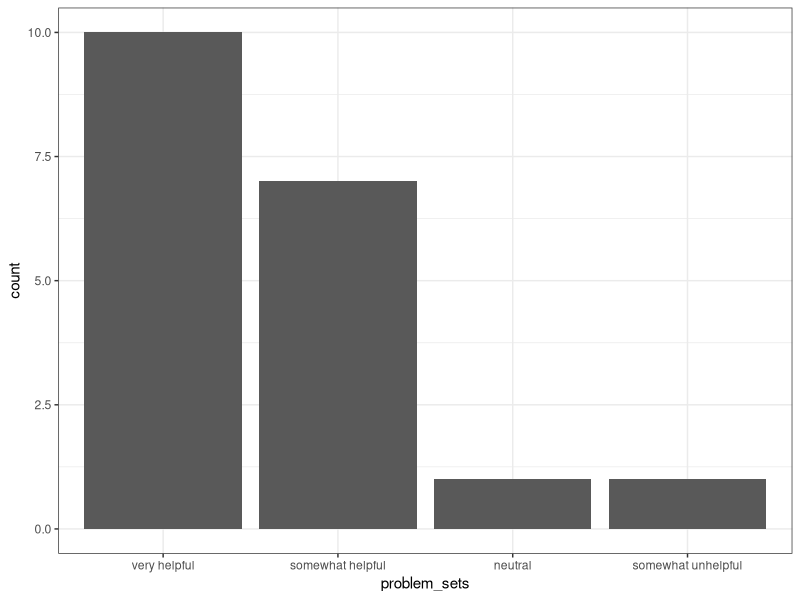
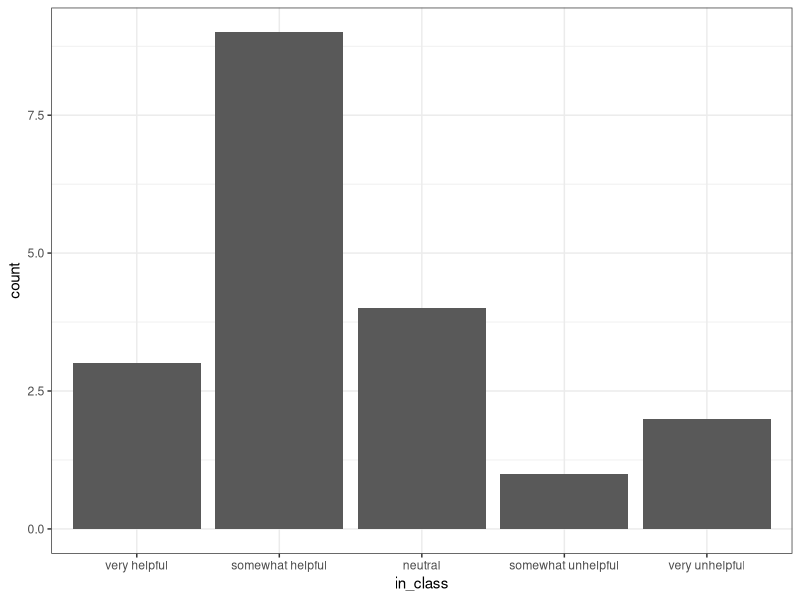
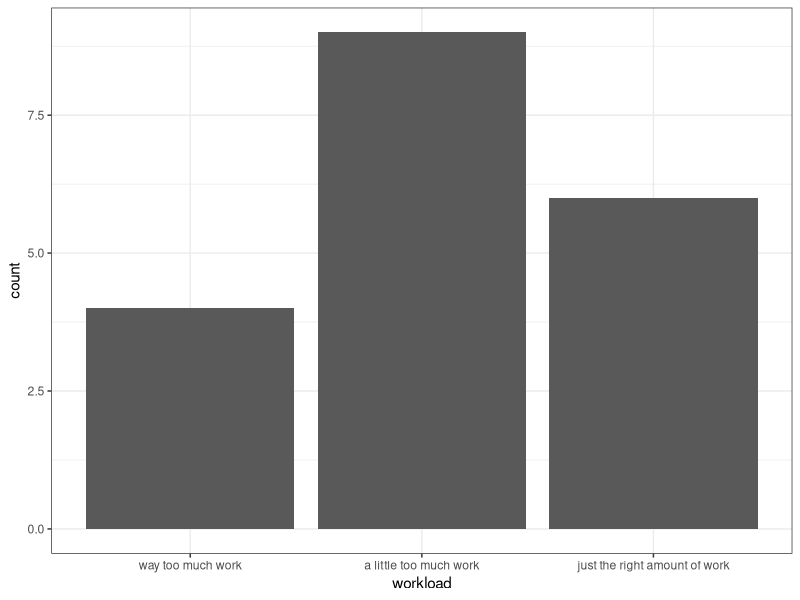
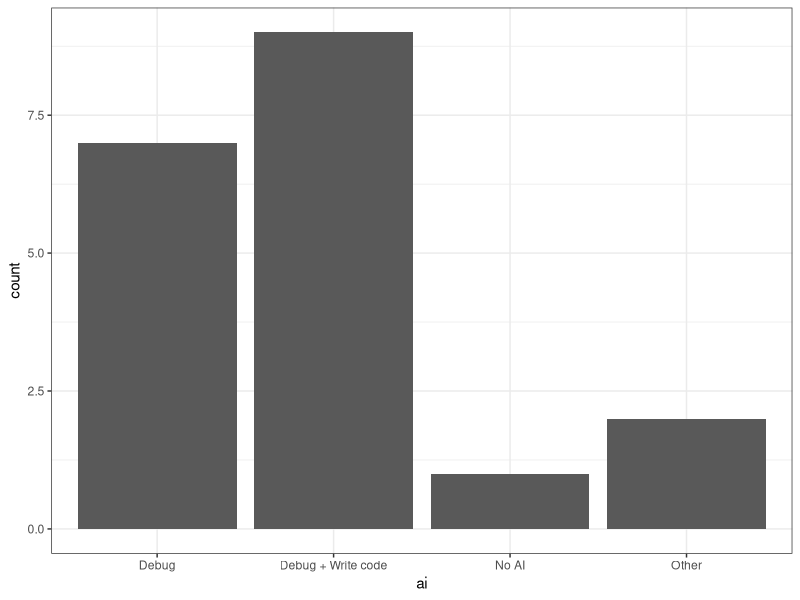

Here is the R script that generated these plots, in order:
## ---- chunk 1
#| include: false
#| warning: false
#| message: false

knitr::opts_chunk$set(echo = TRUE, warning = FALSE, message = FALSE,
                      fig.retina = 3, fig.align = 'center',
                      fig.asp = 0.75, fig.width = 8)
library(knitr)
library(tidyverse)
# 
# options(htmltools.preserve.raw = FALSE)
theme_update(text = element_text(size = 20))
## ---- chunk 2
library(tidyverse)
dat <- read_csv("data/Math 241_ Check-in (Responses) - Form Responses 1.csv") %>%
  rename(
     problem_sets = `Problem sets for this course have been ________ for my learning`,
     in_class = `In class activities for this course have been ________ for my learning`,
     workload = `How has the workload been for the course so far?`,
     classtime = `I wish we had...`,
     ai = `What direction would you like to see the class go in regards to gen AI?`
  ) %>%
  select(problem_sets, in_class, workload, classtime, ai) %>%
  mutate(
    problem_sets = fct_relevel(problem_sets, 
                               "very helpful",
                               "somewhat helpful",
                               "neutral",
                               "somewhat unhelpful",
                               "very unhelpful"),
    in_class = fct_relevel(in_class, 
                               "very helpful",
                               "somewhat helpful",
                               "neutral",
                               "somewhat unhelpful",
                               "very unhelpful"),
    workload = fct_relevel(workload, 
                               "way too much work",
                               "a little too much work",
                               "just the right amount of work"),
    ai = stringr::str_sub(ai, 1, 8),
    ai = case_when(
      ai %in% "Option 1" ~ "Debug",
      ai %in% "Option 2" ~ "Debug + Write code",
      ai %in% "Option 3" ~ "No AI",
      TRUE ~ "Other"
    )
  )
## ---- chunk 3
#| output-location: column
dat %>%
  ggplot(aes(x = problem_sets)) + 
  geom_bar() + 
  theme_bw()
## ---- chunk 4
#| output-location: column
dat %>%
  ggplot(aes(x = in_class)) + 
  geom_bar() + 
  theme_bw()
## ---- chunk 5
#| output-location: column
dat %>%
  ggplot(aes(x = workload)) + 
  geom_bar() + 
  theme_bw()
## ---- chunk 6
#| output-location: column
dat %>%
  ggplot(aes(x = ai)) + 
  geom_bar() + 
  theme_bw()
